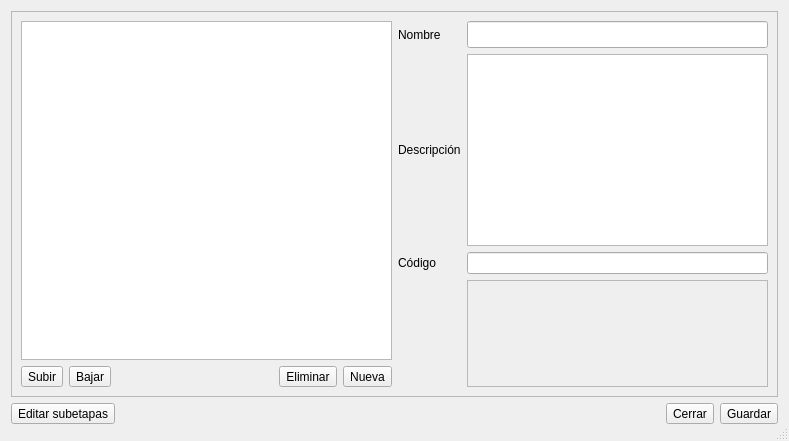
<?xml version="1.0" encoding="UTF-8"?>
<ui version="4.0">
 <class>Etapas</class>
 <widget class="QDialog" name="Etapas">
  <property name="geometry">
   <rect>
    <x>0</x>
    <y>0</y>
    <width>789</width>
    <height>441</height>
   </rect>
  </property>
  <property name="windowTitle">
   <string>Etapas</string>
  </property>
  <property name="sizeGripEnabled">
   <bool>true</bool>
  </property>
  <property name="modal">
   <bool>true</bool>
  </property>
  <layout class="QVBoxLayout" name="verticalLayout">
   <item>
    <widget class="QFrame" name="frame">
     <property name="frameShape">
      <enum>QFrame::StyledPanel</enum>
     </property>
     <property name="frameShadow">
      <enum>QFrame::Raised</enum>
     </property>
     <layout class="QHBoxLayout" name="horizontalLayout">
      <item>
       <layout class="QVBoxLayout" name="verticalLayout_2">
        <item>
         <widget class="QListView" name="listaEtapas">
          <property name="editTriggers">
           <set>QAbstractItemView::NoEditTriggers</set>
          </property>
          <property name="dragEnabled">
           <bool>true</bool>
          </property>
          <property name="dragDropMode">
           <enum>QAbstractItemView::InternalMove</enum>
          </property>
          <property name="alternatingRowColors">
           <bool>true</bool>
          </property>
         </widget>
        </item>
        <item>
         <layout class="QHBoxLayout" name="horizontalLayout_2">
          <item>
           <widget class="QToolButton" name="btnSubirOrden">
            <property name="text">
             <string>Subir</string>
            </property>
            <property name="icon">
             <iconset resource="icons.qrc">
              <normaloff>:/icons/resources/icons/chevron-up.svg</normaloff>:/icons/resources/icons/chevron-up.svg</iconset>
            </property>
            <property name="iconSize">
             <size>
              <width>20</width>
              <height>20</height>
             </size>
            </property>
            <property name="toolButtonStyle">
             <enum>Qt::ToolButtonTextBesideIcon</enum>
            </property>
           </widget>
          </item>
          <item>
           <widget class="QToolButton" name="btnBajarOrden">
            <property name="text">
             <string>Bajar</string>
            </property>
            <property name="icon">
             <iconset resource="icons.qrc">
              <normaloff>:/icons/resources/icons/chevron-down.svg</normaloff>:/icons/resources/icons/chevron-down.svg</iconset>
            </property>
            <property name="iconSize">
             <size>
              <width>20</width>
              <height>20</height>
             </size>
            </property>
            <property name="toolButtonStyle">
             <enum>Qt::ToolButtonTextBesideIcon</enum>
            </property>
           </widget>
          </item>
          <item>
           <spacer name="horizontalSpacer">
            <property name="orientation">
             <enum>Qt::Horizontal</enum>
            </property>
            <property name="sizeHint" stdset="0">
             <size>
              <width>40</width>
              <height>20</height>
             </size>
            </property>
           </spacer>
          </item>
          <item>
           <widget class="QToolButton" name="btnEliminar">
            <property name="text">
             <string>Eliminar</string>
            </property>
            <property name="icon">
             <iconset resource="icons.qrc">
              <normaloff>:/icons/resources/icons/remove.svg</normaloff>:/icons/resources/icons/remove.svg</iconset>
            </property>
            <property name="iconSize">
             <size>
              <width>20</width>
              <height>20</height>
             </size>
            </property>
            <property name="toolButtonStyle">
             <enum>Qt::ToolButtonTextBesideIcon</enum>
            </property>
           </widget>
          </item>
          <item>
           <widget class="QToolButton" name="btnNuevaEtapa">
            <property name="text">
             <string>Nueva</string>
            </property>
            <property name="icon">
             <iconset resource="icons.qrc">
              <normaloff>:/icons/resources/icons/new.svg</normaloff>:/icons/resources/icons/new.svg</iconset>
            </property>
            <property name="iconSize">
             <size>
              <width>20</width>
              <height>20</height>
             </size>
            </property>
            <property name="toolButtonStyle">
             <enum>Qt::ToolButtonTextBesideIcon</enum>
            </property>
           </widget>
          </item>
         </layout>
        </item>
       </layout>
      </item>
      <item>
       <layout class="QGridLayout" name="gridLayout">
        <property name="sizeConstraint">
         <enum>QLayout::SetMaximumSize</enum>
        </property>
        <item row="1" column="0">
         <widget class="QLabel" name="label_2">
          <property name="text">
           <string>Descripción</string>
          </property>
         </widget>
        </item>
        <item row="3" column="0">
         <spacer name="verticalSpacer">
          <property name="orientation">
           <enum>Qt::Vertical</enum>
          </property>
          <property name="sizeType">
           <enum>QSizePolicy::Expanding</enum>
          </property>
          <property name="sizeHint" stdset="0">
           <size>
            <width>20</width>
            <height>40</height>
           </size>
          </property>
         </spacer>
        </item>
        <item row="0" column="1">
         <widget class="QLineEdit" name="edNombre">
          <property name="font">
           <font>
            <pointsize>12</pointsize>
           </font>
          </property>
         </widget>
        </item>
        <item row="1" column="1">
         <widget class="QTextEdit" name="edDescripcion">
          <property name="font">
           <font>
            <pointsize>12</pointsize>
           </font>
          </property>
          <property name="acceptRichText">
           <bool>false</bool>
          </property>
         </widget>
        </item>
        <item row="0" column="0">
         <widget class="QLabel" name="label">
          <property name="text">
           <string>Nombre</string>
          </property>
         </widget>
        </item>
        <item row="3" column="1">
         <widget class="QLabel" name="etSubetapas">
          <property name="styleSheet">
           <string notr="true"/>
          </property>
          <property name="frameShape">
           <enum>QFrame::StyledPanel</enum>
          </property>
          <property name="text">
           <string/>
          </property>
          <property name="textFormat">
           <enum>Qt::RichText</enum>
          </property>
          <property name="alignment">
           <set>Qt::AlignLeading|Qt::AlignLeft|Qt::AlignTop</set>
          </property>
          <property name="textInteractionFlags">
           <set>Qt::NoTextInteraction</set>
          </property>
         </widget>
        </item>
        <item row="2" column="0">
         <widget class="QLabel" name="label_3">
          <property name="text">
           <string>Código</string>
          </property>
         </widget>
        </item>
        <item row="2" column="1">
         <widget class="QLineEdit" name="edCodigo">
          <property name="font">
           <font>
            <pointsize>9</pointsize>
           </font>
          </property>
          <property name="maxLength">
           <number>3</number>
          </property>
         </widget>
        </item>
       </layout>
      </item>
     </layout>
    </widget>
   </item>
   <item>
    <layout class="QHBoxLayout" name="horizontalLayout_4">
     <item>
      <widget class="QToolButton" name="btnSubetapas">
       <property name="text">
        <string>Editar subetapas</string>
       </property>
       <property name="icon">
        <iconset resource="icons.qrc">
         <normaloff>:/icons/resources/icons/dashboard.svg</normaloff>:/icons/resources/icons/dashboard.svg</iconset>
       </property>
       <property name="iconSize">
        <size>
         <width>20</width>
         <height>20</height>
        </size>
       </property>
       <property name="shortcut">
        <string>Ctrl+E</string>
       </property>
       <property name="toolButtonStyle">
        <enum>Qt::ToolButtonTextBesideIcon</enum>
       </property>
      </widget>
     </item>
     <item>
      <spacer name="horizontalSpacer_2">
       <property name="orientation">
        <enum>Qt::Horizontal</enum>
       </property>
       <property name="sizeHint" stdset="0">
        <size>
         <width>40</width>
         <height>20</height>
        </size>
       </property>
      </spacer>
     </item>
     <item>
      <widget class="QToolButton" name="btnCancelar">
       <property name="text">
        <string>Cerrar</string>
       </property>
       <property name="icon">
        <iconset resource="icons.qrc">
         <normaloff>:/icons/resources/icons/close.svg</normaloff>:/icons/resources/icons/close.svg</iconset>
       </property>
       <property name="iconSize">
        <size>
         <width>20</width>
         <height>20</height>
        </size>
       </property>
       <property name="toolButtonStyle">
        <enum>Qt::ToolButtonTextBesideIcon</enum>
       </property>
      </widget>
     </item>
     <item>
      <widget class="QToolButton" name="btnGuardarEtapa">
       <property name="text">
        <string>Guardar</string>
       </property>
       <property name="icon">
        <iconset resource="icons.qrc">
         <normaloff>:/icons/resources/icons/circle-ok.svg</normaloff>:/icons/resources/icons/circle-ok.svg</iconset>
       </property>
       <property name="iconSize">
        <size>
         <width>20</width>
         <height>20</height>
        </size>
       </property>
       <property name="toolButtonStyle">
        <enum>Qt::ToolButtonTextBesideIcon</enum>
       </property>
      </widget>
     </item>
    </layout>
   </item>
   <item>
    <widget class="QDialogButtonBox" name="buttonBox">
     <property name="orientation">
      <enum>Qt::Horizontal</enum>
     </property>
     <property name="centerButtons">
      <bool>false</bool>
     </property>
    </widget>
   </item>
  </layout>
 </widget>
 <resources>
  <include location="icons.qrc"/>
 </resources>
 <connections>
  <connection>
   <sender>buttonBox</sender>
   <signal>accepted()</signal>
   <receiver>Etapas</receiver>
   <slot>accept()</slot>
   <hints>
    <hint type="sourcelabel">
     <x>257</x>
     <y>431</y>
    </hint>
    <hint type="destinationlabel">
     <x>157</x>
     <y>274</y>
    </hint>
   </hints>
  </connection>
  <connection>
   <sender>buttonBox</sender>
   <signal>rejected()</signal>
   <receiver>Etapas</receiver>
   <slot>reject()</slot>
   <hints>
    <hint type="sourcelabel">
     <x>325</x>
     <y>431</y>
    </hint>
    <hint type="destinationlabel">
     <x>286</x>
     <y>274</y>
    </hint>
   </hints>
  </connection>
 </connections>
</ui>
